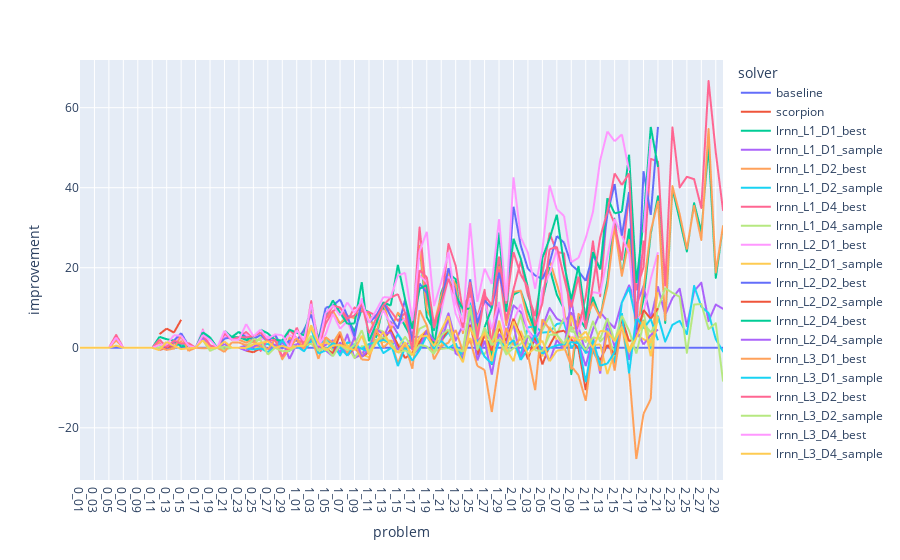
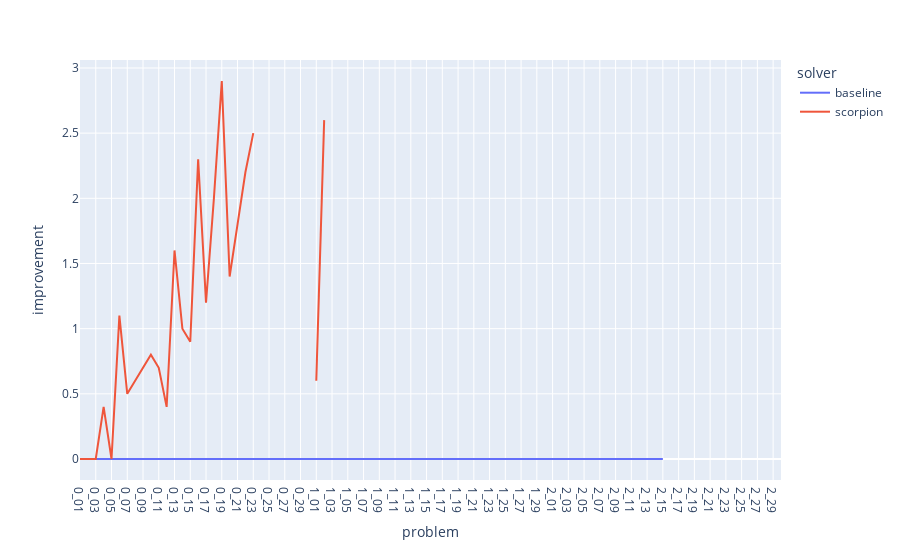
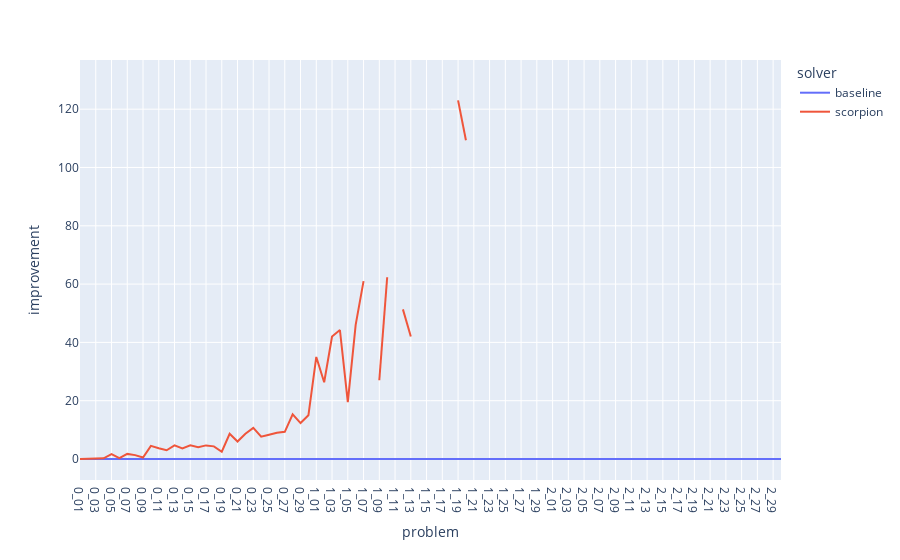
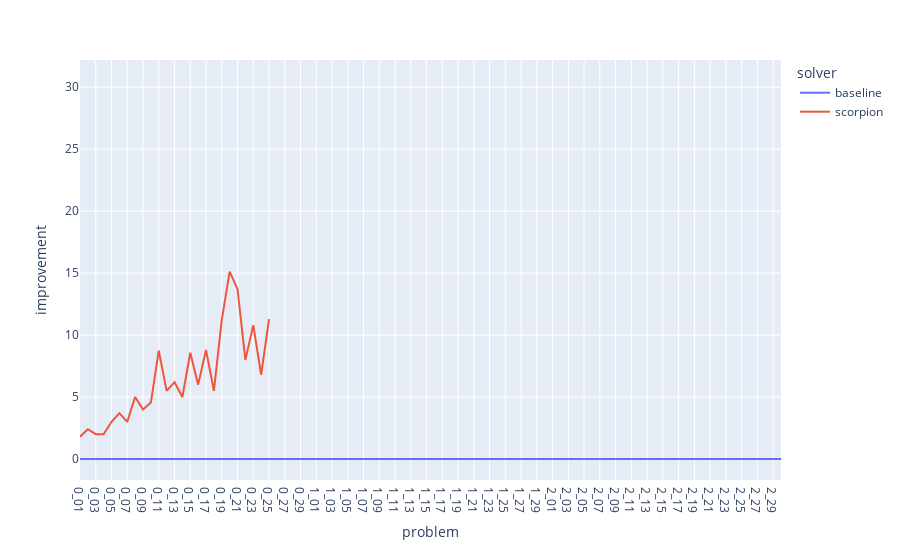

Notebook code for these charts, in order:
### Markdown cell above
# Absolute difference plots

### Code cell
plot_difference(absolute=True)
